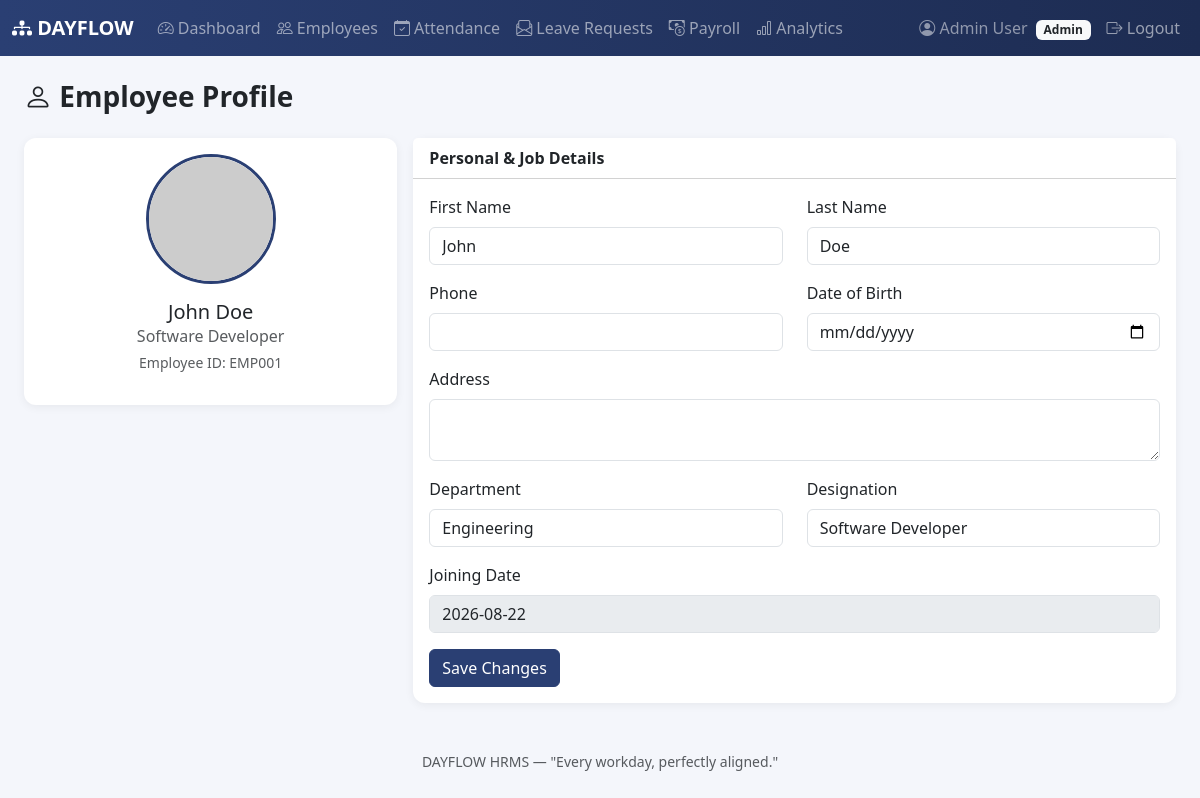
/admin/employees/2 (signed in), run on the app's committed database.
### models/employee.py (models this page shows, shortened)
class Employee(db.Model):
    __tablename__ = 'employees'
    id = db.Column(db.Integer, primary_key=True)
    user_id = db.Column(db.Integer, db.ForeignKey('users.id'), nullable=False)
    employee_id = db.Column(db.String(20), unique=True, nullable=False)
    first_name = db.Column(db.String(50), nullable=False)
    last_name = db.Column(db.String(50), nullable=False)
    phone = db.Column(db.String(20))
    address = db.Column(db.String(255))
    date_of_birth = db.Column(db.Date)
    gender = db.Column(db.String(10))
    department = db.Column(db.String(50))
    designation = db.Column(db.String(50))
    joining_date = db.Column(db.Date)
    profile_picture = db.Column(db.String(255), default='default.png')
    documents = db.Column(db.String(255))
    created_at = db.Column(db.DateTime, default=datetime.utcnow)
    attendances = db.relationship('Attendance', backref='employee', cascade='all, delete-orphan')
    leaves = db.relationship('Leave', backref='employee', cascade='all, delete-orphan')
    payrolls = db.relationship('Payroll', backref='employee', cascade='all, delete-orphan')
    @property
    def full_name(self):
        return f'{self.first_name} {self.last_name}'

### models/user.py (models this page shows, shortened)
class User(db.Model, UserMixin):
    __tablename__ = 'users'
    id = db.Column(db.Integer, primary_key=True)
    employee_id = db.Column(db.String(20), unique=True, nullable=False)
    email = db.Column(db.String(120), unique=True, nullable=False)
    password_hash = db.Column(db.String(255), nullable=False)
    role = db.Column(db.String(20), nullable=False, default=ROLE_EMPLOYEE)
    email_verified = db.Column(db.Boolean, default=False)
    created_at = db.Column(db.DateTime, default=datetime.utcnow)
    employee = db.relationship(
        'Employee', backref='user', uselist=False, cascade='all, delete-orphan'
    )
    notifications = db.relationship(
        'Notification', backref='user', cascade='all, delete-orphan',
        order_by='Notification.created_at.desc()'
    )
    def is_admin(self):
        return self.role == ROLE_ADMIN

### routes/admin.py (the view, shortened to what this page needs)
@admin_bp.route('/employees/<int:emp_id>', methods=['GET', 'POST'])
def employee_detail(emp_id):
    employee = Employee.query.get_or_404(emp_id)
    return render_template('profile.html', employee=employee, admin_view=True)

### routes/admin.py (called while the page is built)
@admin_bp.before_request
def restrict_to_admin():
    if not current_user.is_authenticated:
        return redirect(url_for('auth.login'))
    if not current_user.is_admin():
        flash('You do not have permission to access the admin area.', 'danger')
        return redirect(url_for('employee.dashboard'))

### templates/profile.html (shortened to what this page needs)
{% extends 'base.html' %}
{% block content %}
<h3 class="fw-bold mb-4"><i class="bi bi-person"></i> {{ 'Employee Profile' if admin_view else 'My Profile' }}</h3>
<div class="row g-3">
    <div class="col-lg-4">
        <div class="card df-card text-center">
            <div class="card-body">
                <img src="{{ url_for('static', filename='uploads/' + employee.profile_picture) if employee.profile_picture != 'default.png' else '' }}"
                     onerror="this.src='https://ui-avatars.com/api/?name={{ employee.first_name }}+{{ employee.last_name }}&size=140&background=2A3F73&color=fff'"
                     class="rounded-circle df-avatar-lg mb-3" alt="Profile picture">
                <h5 class="mb-0">{{ employee.full_name }}</h5>
                <p class="text-muted mb-1">{{ employee.designation or 'Employee' }}</p>
                <p class="text-muted small">Employee ID: {{ employee.employee_id }}</p>
            </div>
        </div>
    </div>
    <div class="col-lg-8">
        <div class="card df-card">
            <div class="card-header bg-white fw-semibold">Personal & Job Details</div>
            <div class="card-body">
                <form method="POST" action="{{ url_for('admin.employee_detail', emp_id=employee.id) if admin_view else url_for('employee.profile') }}">
                    <div class="row">
                        <div class="col-md-6 mb-3">
                            <label class="form-label">First Name</label>
                            <input type="text" class="form-control" name="first_name" value="{{ employee.first_name }}" {% if not admin_view %}disabled{% endif %}>
                        </div>
                        <div class="col-md-6 mb-3">
                            <label class="form-label">Last Name</label>
                            <input type="text" class="form-control" name="last_name" value="{{ employee.last_name }}" {% if not admin_view %}disabled{% endif %}>
                        </div>
                    </div>
                    <div class="row">
                        <div class="col-md-6 mb-3">
                            <label class="form-label">Phone</label>
                            <input type="text" class="form-control" name="phone" value="{{ employee.phone or '' }}">
                        </div>
                        <div class="col-md-6 mb-3">
                            <label class="form-label">Date of Birth</label>
                            <input type="date" class="form-control" name="date_of_birth" value="{{ employee.date_of_birth or '' }}" {% if not admin_view %}disabled{% endif %}>
                        </div>
                    </div>
                    <div class="mb-3">
                        <label class="form-label">Address</label>
                        <textarea class="form-control" name="address" rows="2">{{ employee.address or '' }}</textarea>
                    </div>
                    <div class="row">
                        <div class="col-md-6 mb-3">
                            <label class="form-label">Department</label>
                            <input type="text" class="form-control" name="department" value="{{ employee.department or '' }}" {% if not admin_view %}disabled{% endif %}>
                        </div>
                        <div class="col-md-6 mb-3">
                            <label class="form-label">Designation</label>
                            <input type="text" class="form-control" name="designation" value="{{ employee.designation or '' }}" {% if not admin_view %}disabled{% endif %}>
                        </div>
                    </div>
                    <div class="mb-3">
                        <label class="form-label">Joining Date</label>
                        <input type="text" class="form-control" value="{{ employee.joining_date or '' }}" disabled>
                    </div>
                    <button type="submit" class="btn btn-df-primary">Save Changes</button>
                </form>
            </div>
        </div>
    </div>
</div>
{% endblock %}

### templates/base.html (shortened to what this page needs)
<!DOCTYPE html>
<html lang="en">
<head>
    <link href="https://cdn.jsdelivr.net/npm/bootstrap@5.3.3/dist/css/bootstrap.min.css" rel="stylesheet">
    <link href="https://cdn.jsdelivr.net/npm/bootstrap-icons@1.11.3/font/bootstrap-icons.css" rel="stylesheet">
    <link href="{{ url_for('static', filename='css/style.css') }}" rel="stylesheet">
</head>
<body>
{% if current_user.is_authenticated %}
<nav class="navbar navbar-expand-lg navbar-dark df-navbar sticky-top">
    <div class="container-fluid">
        <a class="navbar-brand fw-bold" href="{{ url_for('auth.dashboard_redirect') }}">
            <i class="bi bi-diagram-3-fill"></i> DAYFLOW
        </a>
        <div class="collapse navbar-collapse" id="navMain">
            <ul class="navbar-nav me-auto mb-2 mb-lg-0">
                {% if current_user.is_admin() %}
                    <li class="nav-item"><a class="nav-link" href="{{ url_for('admin.dashboard') }}"><i class="bi bi-speedometer2"></i> Dashboard</a></li>
                    <li class="nav-item"><a class="nav-link" href="{{ url_for('admin.employee_list') }}"><i class="bi bi-people"></i> Employees</a></li>
                    <li class="nav-item"><a class="nav-link" href="{{ url_for('admin.attendance_all') }}"><i class="bi bi-calendar-check"></i> Attendance</a></li>
                    <li class="nav-item"><a class="nav-link" href="{{ url_for('admin.leave_requests') }}"><i class="bi bi-envelope-paper"></i> Leave Requests</a></li>
                    <li class="nav-item"><a class="nav-link" href="{{ url_for('admin.payroll_all') }}"><i class="bi bi-cash-coin"></i> Payroll</a></li>
                    <li class="nav-item"><a class="nav-link" href="{{ url_for('admin.analytics') }}"><i class="bi bi-bar-chart"></i> Analytics</a></li>
                {% endif %}
            </ul>
            <ul class="navbar-nav">
                <li class="nav-item">
                    <span class="nav-link text-white-50">
                        <i class="bi bi-person-circle"></i>
                        {{ current_user.employee.full_name if current_user.employee else current_user.email }}
                        <span class="badge bg-light text-dark ms-1">{{ current_user.role|capitalize }}</span>
                    </span>
                </li>
                <li class="nav-item">
                    <a class="nav-link" href="{{ url_for('auth.logout') }}"><i class="bi bi-box-arrow-right"></i> Logout</a>
                </li>
            </ul>
        </div>
    </div>
</nav>
{% endif %}
<div class="container-fluid py-4 px-3 px-md-4">
    {% block content %}{% endblock %}
</div>
<footer class="text-center text-muted py-4 small">
    DAYFLOW HRMS &mdash; "Every workday, perfectly aligned."
</footer>
</body>
</html>

### static/css/style.css (style rules this page uses)
:root { --df-primary: #2A3F73; --df-primary-dark: #1D2C52; --df-accent: #F2A93B; --df-bg: #F4F6FB; }
body { background-color: var(--df-bg); font-family: 'Segoe UI', Roboto, Helvetica, Arial, sans-serif; }
.df-navbar { background: linear-gradient(90deg, var(--df-primary) 0%, var(--df-primary-dark) 100%); }
.btn-df-primary { background-color: var(--df-primary); border-color: var(--df-primary); color: #fff; }
.df-card { border: none; border-radius: 0.75rem; box-shadow: 0 2px 10px rgba(0, 0, 0, 0.06); }
.df-avatar-lg { width: 130px; height: 130px; object-fit: cover; border: 3px solid var(--df-primary); }

### data on the page
Employee: employee "Admin User"
User: role "Admin"
Employee: full_name "John Doe", designation "Software Developer", employee_id "EMP001", first_name "John", last_name "Doe", department "Engineering", joining_date "2026-08-22"

### other printed values
{{ 'Employee Profile' if admin_view else 'My Profile' }} "Employee Profile"
